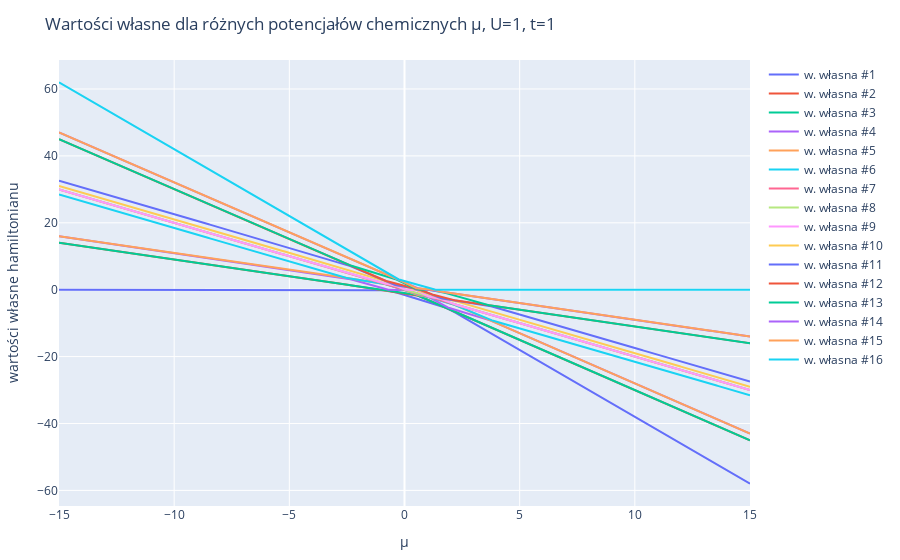

Notebook source saved alongside this figure:
### Code cell
pot_max = 15
pot_step = 0.05
potentials = collect(-pot_max:pot_step:pot_max)
data = [eigen(get_hamiltonian(states, U, t, pot, next, N)) for pot in potentials]
eigs_mat_orig = reduce(hcat,[real(d.values) for d in data])'
eigvecs = [real(d.vectors) for d in data]
eigs_mat = [eigs_mat_orig[:,i] for i in 1:size(eigs_mat_orig,2)]
layout = Layout(
    title="Wartości własne dla różnych potencjałów chemicznych μ, U=$U, t=$t",
    xaxis_title="μ",
    yaxis_title="wartości własne hamiltonianu",
)
pl = plot([scatter(x=potentials, y=eig, name="w. własna #$no") for (eig, no) in zip(eigs_mat, 1:(2N)^2)], layout)

### Figure 1 — Plotly figure (JSON) as saved in the notebook; plotly's stock layout.template omitted (floating-point values rounded to 4 significant figures; data arrays with more than 128 entries replaced by an {"elided": "..."} marker saying what was removed)
{"data": [{"name": "w. własna #1", "type": "scatter", "x": {"elided": "601 float values"}, "y": {"elided": "601 float values"}}, {"name": "w. własna #2", "type": "scatter", "x": {"elided": "601 float values"}, "y": {"elided": "601 float values"}}, {"name": "w. własna #3", "type": "scatter", "x": {"elided": "601 float values"}, "y": {"elided": "601 float values"}}, {"name": "w. własna #4", "type": "scatter", "x": {"elided": "601 float values"}, "y": {"elided": "601 float values"}}, {"name": "w. własna #5", "type": "scatter", "x": {"elided": "601 float values"}, "y": {"elided": "601 float values"}}, {"name": "w. własna #6", "type": "scatter", "x": {"elided": "601 float values"}, "y": {"elided": "601 float values"}}, {"name": "w. własna #7", "type": "scatter", "x": {"elided": "601 float values"}, "y": {"elided": "601 float values"}}, {"name": "w. własna #8", "type": "scatter", "x": {"elided": "601 float values"}, "y": {"elided": "601 float values"}}, {"name": "w. własna #9", "type": "scatter", "x": {"elided": "601 float values"}, "y": {"elided": "601 float values"}}, {"name": "w. własna #10", "type": "scatter", "x": {"elided": "601 float values"}, "y": {"elided": "601 float values"}}, {"name": "w. własna #11", "type": "scatter", "x": {"elided": "601 float values"}, "y": {"elided": "601 float values"}}, {"name": "w. własna #12", "type": "scatter", "x": {"elided": "601 float values"}, "y": {"elided": "601 float values"}}, {"name": "w. własna #13", "type": "scatter", "x": {"elided": "601 float values"}, "y": {"elided": "601 float values"}}, {"name": "w. własna #14", "type": "scatter", "x": {"elided": "601 float values"}, "y": {"elided": "601 float values"}}, {"name": "w. własna #15", "type": "scatter", "x": {"elided": "601 float values"}, "y": {"elided": "601 float values"}}, {"name": "w. własna #16", "type": "scatter", "x": {"elided": "601 float values"}, "y": {"elided": "601 float values"}}], "layout": {"margin": {"b": 50, "l": 50, "r": 50, "t": 60}, "title": "Wartości własne dla różnych potencjałów chemicznych μ, U=1, t=1", "xaxis": {"title": {"text": "μ"}}, "yaxis": {"title": {"text": "wartości własne hamiltonianu"}}}}
